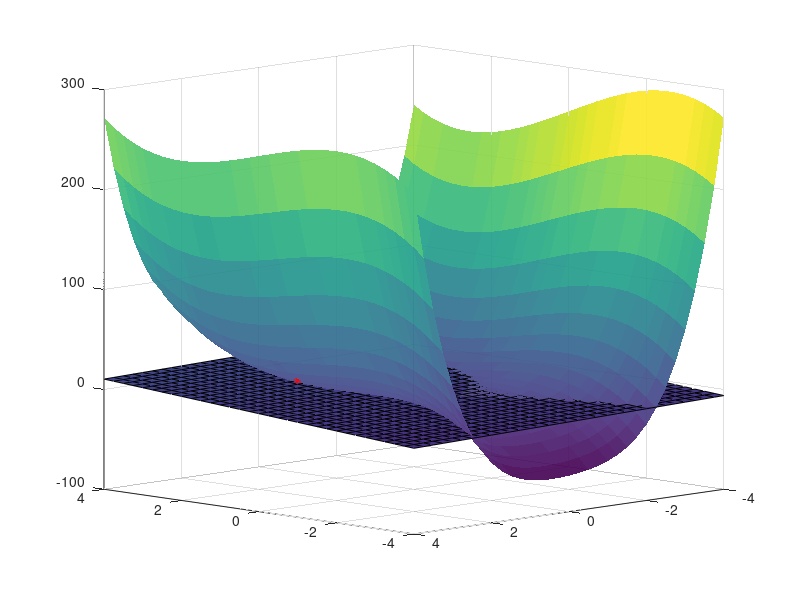

Reproduce this figure in MATLAB.
clear; clc; close all;

% Description: Plots a surface and its tangent plane at the specified
% point.
% https://in.mathworks.com/help/matlab/math/calculate-tangent-plane-to-surface.html
f = @(x,y) x.^3 -x.*y.^2 + x.*y + y.^4;
[xx,yy] = meshgrid(-4:0.25:4);
[fx,fy] = gradient(f(xx,yy),0.25);

x0 = -1;
y0 = 0;
t = (xx == x0) & (yy == y0);
indt = find(t);
fx0 = fx(indt);
fy0 = fy(indt);

z = @(x,y) f(x0,y0) + fx0*(x-x0) + fy0*(y-y0);

surf(xx,yy,f(xx,yy),'EdgeAlpha',0.7,'FaceAlpha',0.9)
hold on
surf(xx,yy,z(xx,yy))
plot3(1,2,f(1,2),'r*')

view(-135,9)